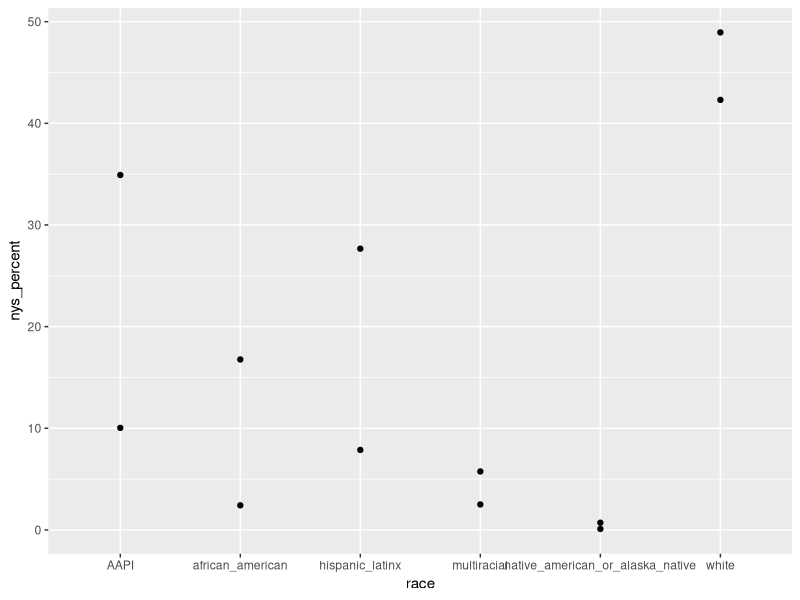
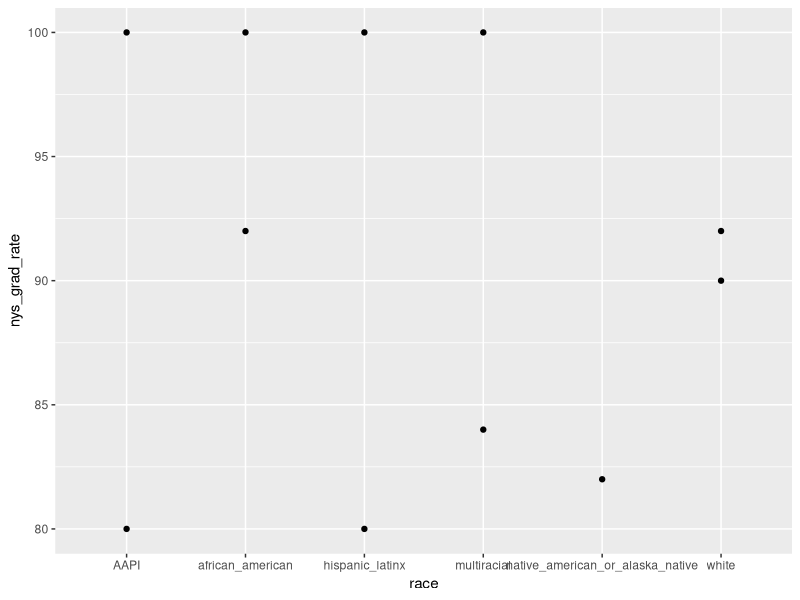
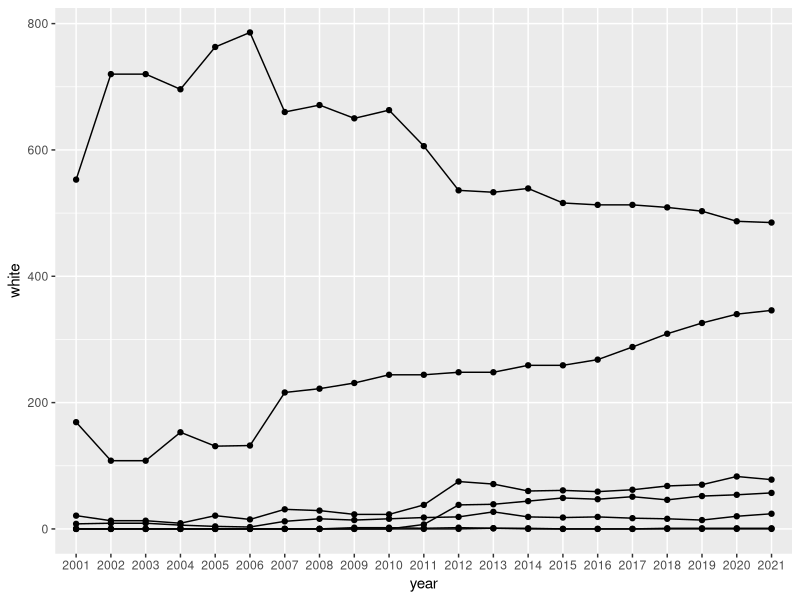
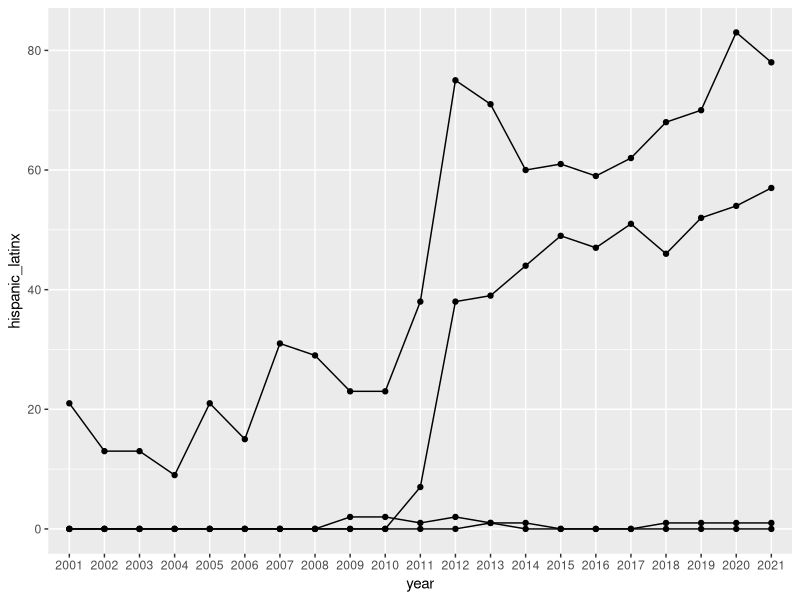
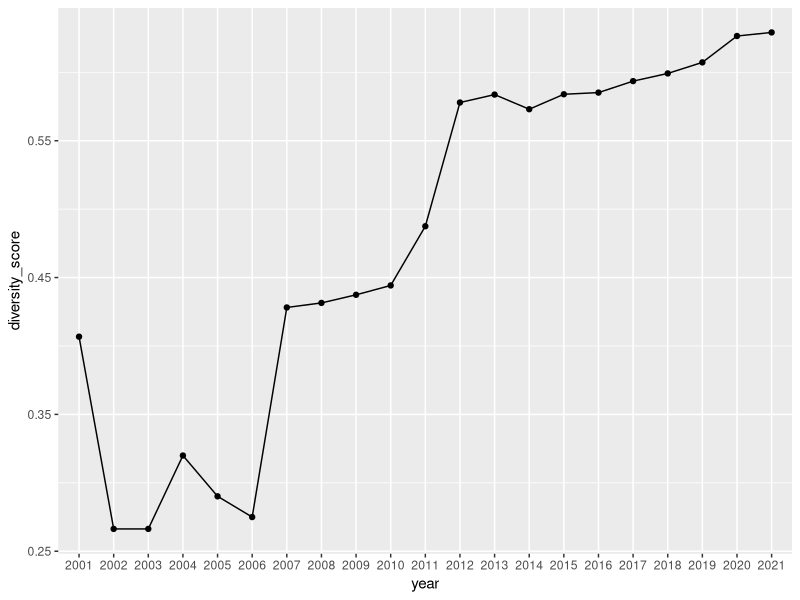

Write the R code that produced these figures, in order.
## downloading needed libraries
library(dplyr)
library(ggplot2)

##compiling dataframs

# comparing racial breakdown of students in new york state vs edgemont (2020-2021)
ethnicityCompare <- data.frame(matrix(ncol = 5, nrow = 6))
colnames(ethnicityCompare) <- c('race','nys_count', 'nys_percent', 'edgemont_count', 'edgemont_percent')
ethnicityCompare$race <- c('native_american_or_alaska_native','african_american','hispanic_latinx', 'AAPI', 'white', 'multiracial')
ethnicityCompare$nys_count <- c(8421, 198507, 327513, 118868, 500831, 29675)
ethnicityCompare$nys_percent <- c(.711344, 16.768414, 27.665894, 10.041096, 42.306526, 2.506726)
ethnicityCompare$edgemont_count <- c(1, 24, 78, 346, 485, 57)
ethnicityCompare$edgemont_percent <- c(.100908, 2.421796, 7.870838, 34.914228, 48.940465, 5.75176)
View(ethnicityCompare)

# racial breakdown of those who graduated in 2021, 2017 4-year cohort - august
gradRace <- data.frame(matrix(ncol = 3, nrow = 6))
colnames(gradRace) <- c('race','nys_grad_rate','edgemont_grad_rate')
gradRace$race <- c('native_american_or_alaska_native','african_american','hispanic_latinx', 'AAPI', 'white', 'multiracial')
gradRace$nys_grad_rate <- c(82,92,80,80,90,84)
gradRace$edgemont_grad_rate <- c(NA,100,100,100,92,100)
View(gradRace)

#edgemont racial breakdown past 2 decades
edgemont20race <- data.frame(matrix(ncol = 8, nrow = 21))
colnames(edgemont20race) <- c('year', 'white', 'african_american','asian','hispanic_latinx','native_american','pacific_islander', 'multiracial')
edgemont20race$year <- c('2001','2002','2003','2004','2005','2006','2007','2008','2009','2010','2011','2012','2013','2014','2015','2016','2017','2018','2019','2020','2021')
edgemont20race$white <- c(553,720,720,696,763,786,660,671,650,663,606,536,533,539,516,513,513,509,503,487,485)
edgemont20race$african_american <- c(8,9,9,6,4,3,12,16,14,16,18,19,27,19,18,19,17,16,14,20,24)
edgemont20race$asian <- c(169,108,108,153,131,132,216,222,231,244,244,248,248,259,259,268,288,309,326,340,346)
edgemont20race$hispanic_latinx <- c(21,13,13,9,21,15,31,29,23,23,38,75,71,60,61,59,62,68,70,83,78)
edgemont20race$native_american <- c(0,0,0,0,0,0,0,0,2,2,1,2,1,1,0,0,0,1,1,1,1)
edgemont20race$pacific_islander <- c(0,0,0,0,0,0,0,0,0,0,0,0,1,0,0,0,0,0,0,0,0)
edgemont20race$multiracial <- c(0,0,0,0,0,0,0,0,0,0,7,38,39,44,49,47,51,46,52,54,57)
View(edgemont20race)

##making plots, basic analysis

#racial breakdown comparison
ggplot(ethnicityCompare, aes(x=race, y=nys_percent))+
  geom_point()+
  geom_point(aes(x=race, y=edgemont_percent))

#grad rate comparison
ggplot(gradRace, aes(x=race, y=nys_grad_rate))+
  geom_point()+
  geom_point(aes(x=race, y=edgemont_grad_rate))

#ehs racial breakdown across 2 decades
ggplot(edgemont20race, aes(x=year, y=white, group=1))+
  geom_point()+
  geom_path()+
  geom_point(aes(y=african_american, group=1))+
  geom_path(aes(y=african_american))+
  geom_point(aes(y=asian, group=1))+
  geom_path(aes(y=asian))+
  geom_point(aes(y=hispanic_latinx, group=1))+
  geom_path(aes(y=hispanic_latinx))+
  geom_point(aes(y=native_american, group=1))+
  geom_path(aes(y=native_american))+
  geom_point(aes(y=pacific_islander, group=1))+
  geom_path(aes(y=pacific_islander))+
  geom_point(aes(y=multiracial, group=1))+
  geom_path(aes(y=multiracial))
              
ggplot(edgemont20race, aes(x=year, y=hispanic_latinx, group=1))+
  geom_point()+
  geom_path()+
  geom_point(aes(y=native_american, group=1))+
  geom_path(aes(y=native_american))+
  geom_point(aes(y=pacific_islander, group=1))+
  geom_path(aes(y=pacific_islander))+
  geom_point(aes(y=multiracial, group=1))+
  geom_path(aes(y=multiracial))
  
##diversity score
diversity <- mutate(edgemont20race,
                    diversity_score = 1-((white*(white-1)+
                                            african_american*(african_american-1)+
                                            asian*(asian-1)+
                                            hispanic_latinx*(hispanic_latinx-1)+
                                            native_american*(native_american-1)+
                                            pacific_islander*(pacific_islander-1)+
                                            multiracial*(multiracial-1))
                                         /((white+
                                              african_american+
                                              asian+
                                              hispanic_latinx+
                                              native_american+
                                              pacific_islander+
                                              multiracial)*
                                             (white+
                                                african_american+
                                                asian+hispanic_latinx+
                                                native_american+
                                                pacific_islander+
                                                multiracial-1))))
diversity <- select(diversity, year, diversity_score)
View(diversity)
ggplot(diversity, aes(x=year, y=diversity_score, group=1))+
  geom_point()+
  geom_path()
